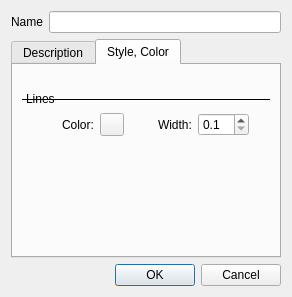
<?xml version="1.0" encoding="UTF-8"?>
<ui version="4.0">
 <class>UiEditPolylineDialog</class>
 <widget class="QDialog" name="UiEditPolylineDialog">
  <property name="geometry">
   <rect>
    <x>0</x>
    <y>0</y>
    <width>276</width>
    <height>297</height>
   </rect>
  </property>
  <property name="windowTitle">
   <string>Dialog</string>
  </property>
  <property name="sizeGripEnabled">
   <bool>false</bool>
  </property>
  <layout class="QVBoxLayout" name="verticalLayout_4">
   <item>
    <layout class="QHBoxLayout" name="horizontalLayout">
     <item>
      <widget class="QLabel" name="label">
       <property name="text">
        <string>Name</string>
       </property>
      </widget>
     </item>
     <item>
      <widget class="QLineEdit" name="m_name">
       <property name="text">
        <string/>
       </property>
      </widget>
     </item>
    </layout>
   </item>
   <item>
    <widget class="QTabWidget" name="tabWidget">
     <property name="currentIndex">
      <number>1</number>
     </property>
     <widget class="QWidget" name="m_descriptionTab">
      <attribute name="title">
       <string>Description</string>
      </attribute>
      <layout class="QVBoxLayout" name="verticalLayout_2">
       <item>
        <widget class="QTextEdit" name="m_description"/>
       </item>
      </layout>
     </widget>
     <widget class="QWidget" name="m_styleTab">
      <attribute name="title">
       <string>Style, Color</string>
      </attribute>
      <layout class="QVBoxLayout" name="verticalLayout_3">
       <item>
        <layout class="QVBoxLayout" name="verticalLayout">
         <item>
          <spacer name="verticalSpacer_3">
           <property name="orientation">
            <enum>Qt::Vertical</enum>
           </property>
           <property name="sizeType">
            <enum>QSizePolicy::Fixed</enum>
           </property>
           <property name="sizeHint" stdset="0">
            <size>
             <width>248</width>
             <height>17</height>
            </size>
           </property>
          </spacer>
         </item>
         <item>
          <widget class="QLabel" name="label_2">
           <property name="frameShape">
            <enum>QFrame::HLine</enum>
           </property>
           <property name="text">
            <string>Lines</string>
           </property>
          </widget>
         </item>
         <item>
          <layout class="QHBoxLayout" name="horizontalLayout_2">
           <item>
            <spacer name="horizontalSpacer">
             <property name="orientation">
              <enum>Qt::Horizontal</enum>
             </property>
             <property name="sizeType">
              <enum>QSizePolicy::Fixed</enum>
             </property>
             <property name="sizeHint" stdset="0">
              <size>
               <width>40</width>
               <height>20</height>
              </size>
             </property>
            </spacer>
           </item>
           <item>
            <widget class="QLabel" name="label_3">
             <property name="text">
              <string>Color:</string>
             </property>
            </widget>
           </item>
           <item>
            <widget class="QPushButton" name="m_linesColorButton">
             <property name="enabled">
              <bool>true</bool>
             </property>
             <property name="sizePolicy">
              <sizepolicy hsizetype="Fixed" vsizetype="Fixed">
               <horstretch>0</horstretch>
               <verstretch>0</verstretch>
              </sizepolicy>
             </property>
             <property name="maximumSize">
              <size>
               <width>24</width>
               <height>24</height>
              </size>
             </property>
             <property name="text">
              <string/>
             </property>
             <property name="iconSize">
              <size>
               <width>12</width>
               <height>12</height>
              </size>
             </property>
            </widget>
           </item>
           <item>
            <spacer name="horizontalSpacer_2">
             <property name="orientation">
              <enum>Qt::Horizontal</enum>
             </property>
             <property name="sizeType">
              <enum>QSizePolicy::Fixed</enum>
             </property>
             <property name="sizeHint" stdset="0">
              <size>
               <width>28</width>
               <height>20</height>
              </size>
             </property>
            </spacer>
           </item>
           <item>
            <widget class="QLabel" name="label_4">
             <property name="text">
              <string>Width:</string>
             </property>
            </widget>
           </item>
           <item>
            <widget class="QDoubleSpinBox" name="m_linesWidth">
             <property name="decimals">
              <number>1</number>
             </property>
             <property name="minimum">
              <double>0.100000000000000</double>
             </property>
             <property name="maximum">
              <double>10.000000000000000</double>
             </property>
             <property name="singleStep">
              <double>0.100000000000000</double>
             </property>
            </widget>
           </item>
           <item>
            <spacer name="horizontalSpacer_3">
             <property name="orientation">
              <enum>Qt::Horizontal</enum>
             </property>
             <property name="sizeHint" stdset="0">
              <size>
               <width>13</width>
               <height>20</height>
              </size>
             </property>
            </spacer>
           </item>
          </layout>
         </item>
         <item>
          <spacer name="verticalSpacer_2">
           <property name="orientation">
            <enum>Qt::Vertical</enum>
           </property>
           <property name="sizeHint" stdset="0">
            <size>
             <width>248</width>
             <height>18</height>
            </size>
           </property>
          </spacer>
         </item>
        </layout>
       </item>
      </layout>
     </widget>
    </widget>
   </item>
   <item>
    <widget class="QDialogButtonBox" name="buttonBox">
     <property name="orientation">
      <enum>Qt::Horizontal</enum>
     </property>
     <property name="standardButtons">
      <set>QDialogButtonBox::Cancel|QDialogButtonBox::Ok</set>
     </property>
    </widget>
   </item>
  </layout>
 </widget>
 <resources/>
 <connections>
  <connection>
   <sender>buttonBox</sender>
   <signal>accepted()</signal>
   <receiver>UiEditPolylineDialog</receiver>
   <slot>accept()</slot>
   <hints>
    <hint type="sourcelabel">
     <x>248</x>
     <y>254</y>
    </hint>
    <hint type="destinationlabel">
     <x>157</x>
     <y>274</y>
    </hint>
   </hints>
  </connection>
  <connection>
   <sender>buttonBox</sender>
   <signal>rejected()</signal>
   <receiver>UiEditPolylineDialog</receiver>
   <slot>reject()</slot>
   <hints>
    <hint type="sourcelabel">
     <x>316</x>
     <y>260</y>
    </hint>
    <hint type="destinationlabel">
     <x>286</x>
     <y>274</y>
    </hint>
   </hints>
  </connection>
 </connections>
</ui>
